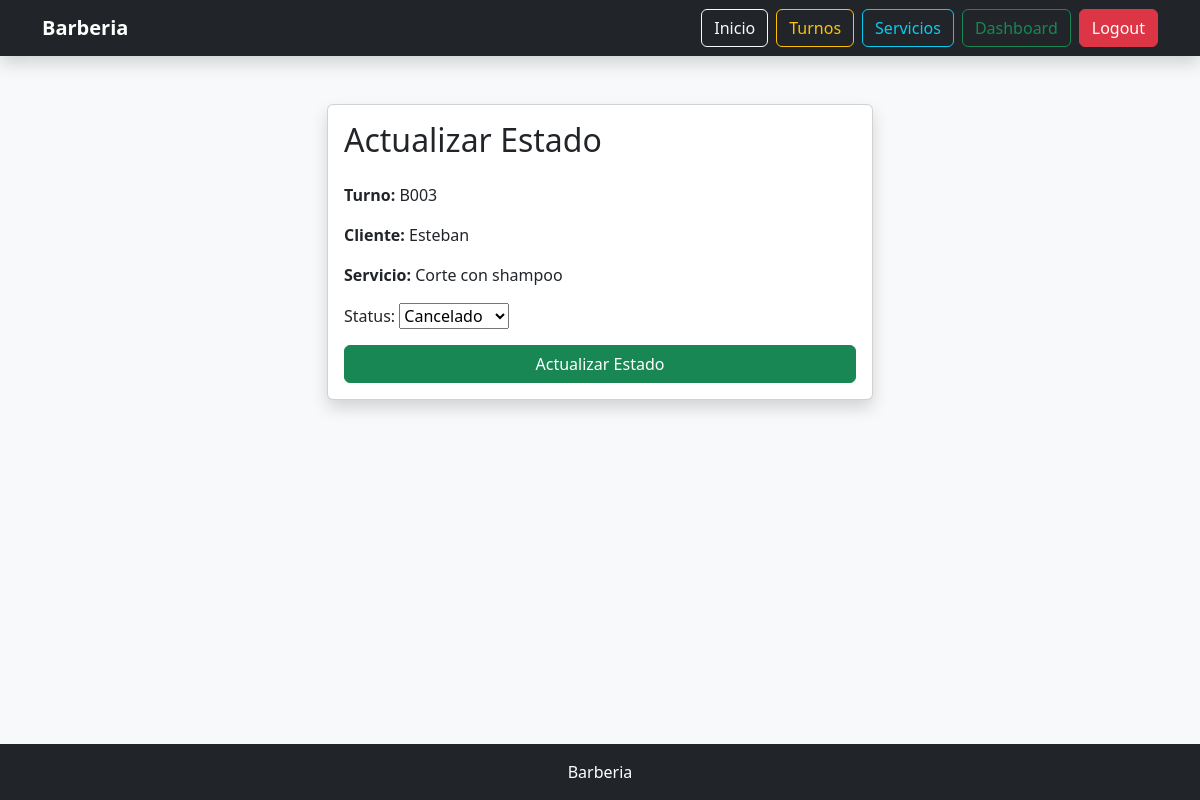
/appointments/3/update/ (signed in), run on the app's committed database.
### appointments/models.py (models this page shows, shortened)
class Appointment(models.Model):
    STATUS_CHOICES = [
        ('pending', 'Pendiente'),
        ('attending', 'En atención'),
        ('completed', 'Finalizado'),
        ('cancelled', 'Cancelado'),
    ]
    customer_name = models.CharField(max_length=100)
    phone = models.CharField(max_length=20)
    service = models.ForeignKey(Service, on_delete=models.CASCADE)
    appointment_date = models.DateField()
    appointment_time = models.TimeField()
    turn_code = models.CharField(max_length=10, unique=True)
    status = models.CharField(
        max_length=20,
        choices=STATUS_CHOICES,
        default='pending'
    )
    created_at = models.DateTimeField(auto_now_add=True)

class Service(models.Model):
    name = models.CharField(max_length=100)
    price = models.DecimalField(max_digits=8, decimal_places=2)
    estimated_time = models.IntegerField()
    def __str__(self):
        return self.name

### appointments/views.py (the view)
class AppointmentUpdateView(LoginRequiredMixin, UpdateView):
    model = Appointment
    fields = ['status']
    template_name = 'appointments/appointment_update.html'
    success_url = reverse_lazy('appointment_list')

### appointments/templates/appointments/appointment_update.html (shortened to what this page needs)
{% extends 'base.html' %}
{% block content %}
<div class="row justify-content-center">
    <div class="col-md-6">
        <div class="card shadow">
            <div class="card-body">
                <h2 class="mb-4">
                    Actualizar Estado
                </h2>
                <div class="mb-3">
                    <strong>
                        Turno:
                    </strong>
                    {{ object.turn_code }}
                </div>
                <div class="mb-3">
                    <strong>
                        Cliente:
                    </strong>
                    {{ object.customer_name }}
                </div>
                <div class="mb-3">
                    <strong>
                        Servicio:
                    </strong>
                    {{ object.service }}
                </div>
                <form method="post">
                    {{ form.as_p }}
                    <button class="btn btn-success w-100">
                        Actualizar Estado
                    </button>
                </form>
            </div>
        </div>
    </div>
</div>
{% endblock %}

### data on the page
Appointment: turn_code "B003", customer_name "Esteban", service "Corte con shampoo", status "Cancelado"
